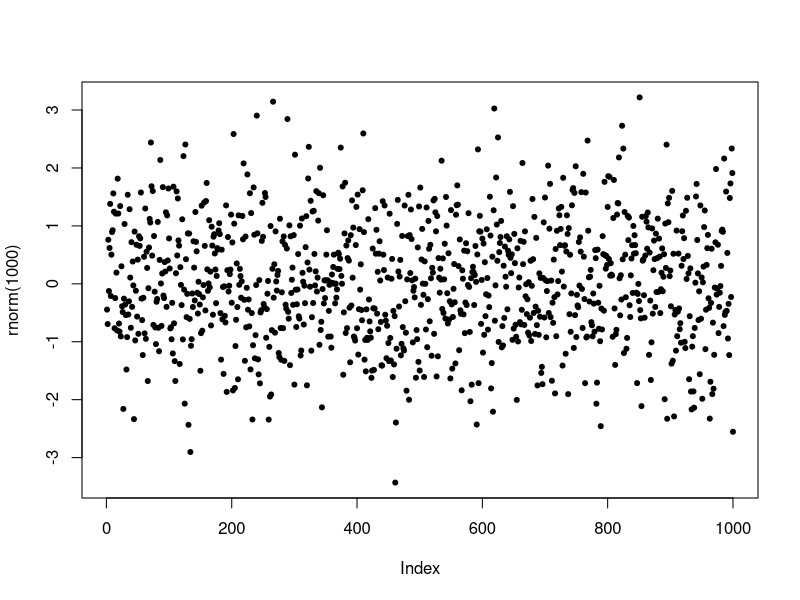
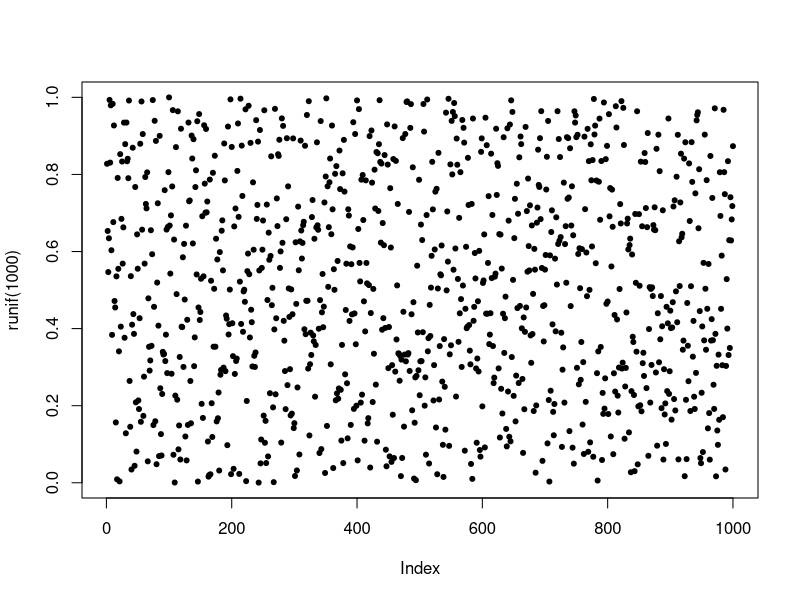

The R script that drew these images, in order:
## How to generate 100 random numbers from uniform distribution?
runif(100, min=-1, max=1)


## Arguments min=0 and max=1 are set by default. It means that if we do not
## explicitly state min and max, the funcntion will generate n random numbers
## from [0,1] interval:
runif(100) ## = ruinf(100, min=0, max=1)=runif(100, 0, 1)


## if we want to replicate the results of a RNG session, we need to use 
## the same seed:
.Random.seed  ## gives the state of the RNG
a=.Random.seed ## we save RNG state in a vector 
set.seed(a)    ## set a to be our seed  
runif(5) ##now we are generating 100 RN from unifrom distribution using the chosen seed (1)
runif(5) ## next 5 numbers are are generating from the point, where algorithm has "stopped" (2)
set.seed(a)
runif(5)   ## allows us to replicate the results of the previous generating
set.seed(a)
runif(10)  ## we can spot, that these 10 numbers are numbers from (1) and (2) 


## We can generate RN from different disctributions
rnorm(100) ## 100 RN from normal distribution

## Let's plot these 100 numbers from uniform and normal dostributions
plot(rnorm(1000), type="p", pch=20) ## we can see that observations are concentrated around 0
plot(runif(1000), type="p", pch=20) ## we can see that points are more or less uniformly
## distributed along the interval


## Inverse CDF method for RNG from normal distribution
c = runif(100, min = 0, max = 1) ## generating 100 quantiles
qnorm(c) ## getting random numbers from normal distribution with quntile function 

##Switching RNG
RNGkind() ##query of currently used RNG. Mersenne Twister is set by default
RNGkind("Wichmann-Hill") ## set a new algorithm